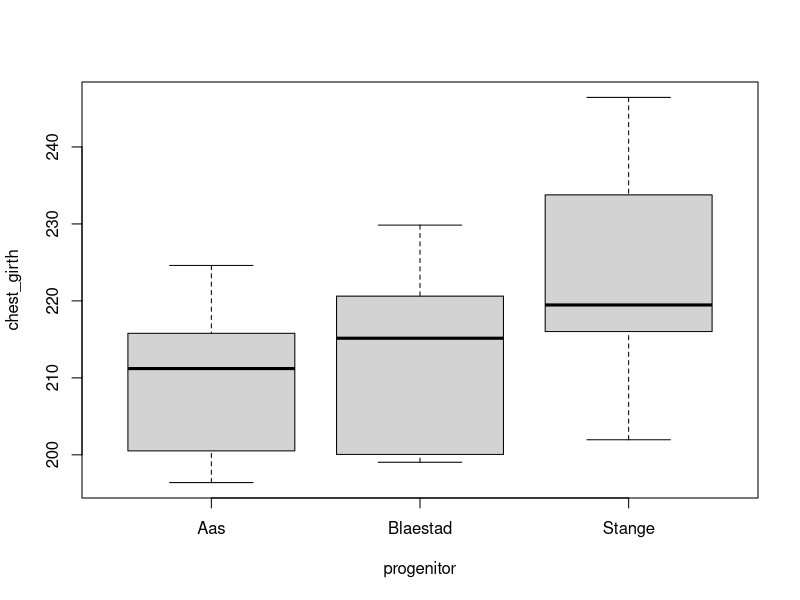
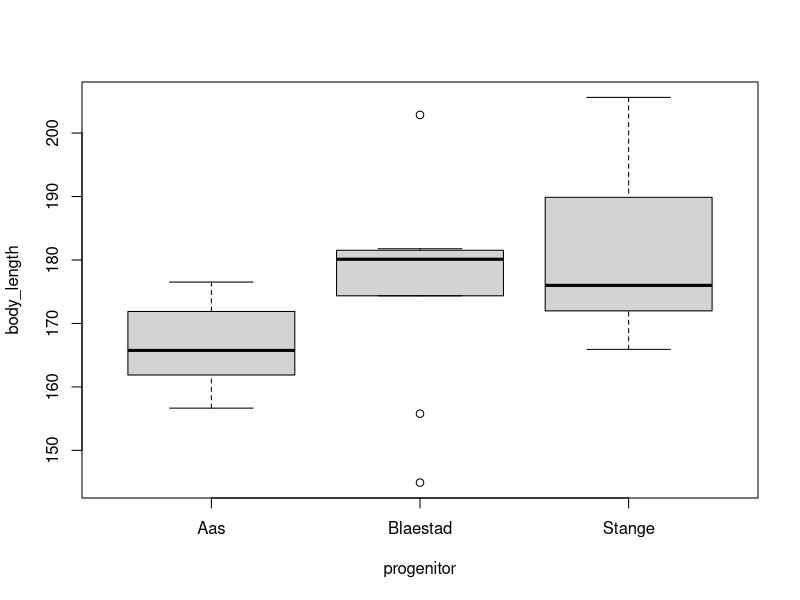
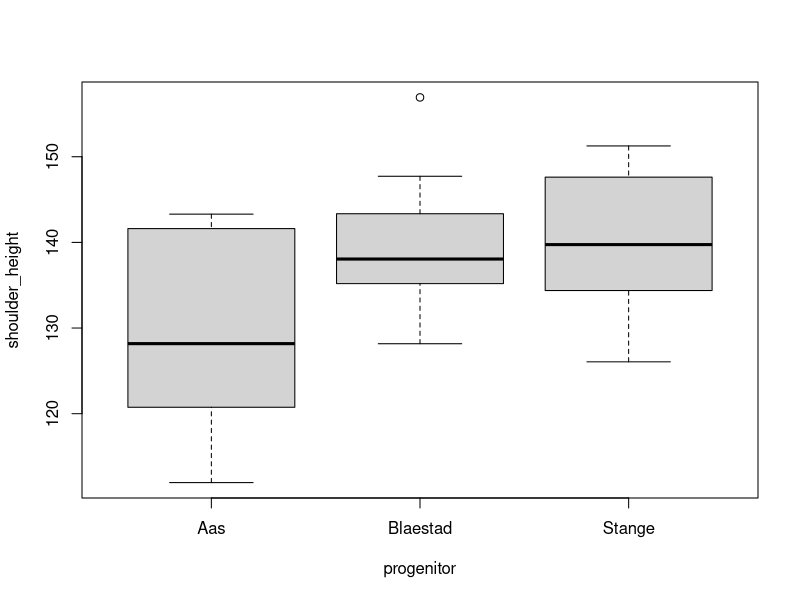

Recreate these plots in R, in order. (Note: this script raises an error after producing the figures.)


n = 10
progenitor = rep(c("Aas", "Blaestad", "Stange"), each = n)
set.seed(1515)
chest_girth = c(rnorm(n, mean = 210.72, sd = 10.5),
                rnorm(n, mean = 215.72, sd = 10.5),
                rnorm(n, mean = 217.72, sd = 10.5))
boxplot(chest_girth ~ progenitor)
set.seed(1516)
body_length = c(rnorm(n, mean = 166.14, sd = 10.5),
                rnorm(n, mean = 170.13, sd = 17.09),
                rnorm(n, mean = 180.5, sd = 10.5))
boxplot(body_length ~ progenitor)

set.seed(1517)
shoulder_height = c(rnorm(n, mean = 133.14, sd = 10.5),
                    rnorm(n, mean = 142.79, sd = 11.01),
                    rnorm(n, mean = 140.5, sd = 10.5))

boxplot(shoulder_height ~ progenitor)

weight = -888.64 + 3.6 * chest_girth + 1.5 * body_length + 1 * shoulder_height

set.seed(1759)
s = c(sample(1:n),
      (n+1):(n*3))
      
weight = weight[s]

dat = data.frame(progenitor,
                 body_length, 
                 shoulder_height,
                 chest_girth,
                 weight)

dat[2:5] = lapply(dat[2:5], function(x) round(x, 2))

head(dat)

write.csv(dat, "data/bull-data.csv", row.names = FALSE)

mod = lm(weight ~ progenitor, data = dat)
summary(mod)
anova(mod)

plot(dat$weight, dat$body_length)

mod2 = lm(weight ~ body_length, data = dat)
summary(mod2)

mod3 = lm(weight ~ shoulder_height, data = dat)
summary(mod3)

mod4 = lm(weight ~ chest_girth, data = dat)
summary(mod4)

mod5 = lm(weight ~ + chest_girth + shoulder_height + body_length, data = dat)
summary(mod5)

# now we put the equation in the plot 
car::avPlots(mod5, 
        ylab = "Weight (kg)",
        main = "")

